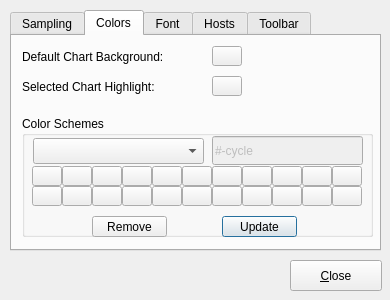
<?xml version="1.0" encoding="UTF-8"?>
<ui version="4.0">
 <class>SettingsDialog</class>
 <widget class="QDialog" name="SettingsDialog">
  <property name="geometry">
   <rect>
    <x>0</x>
    <y>0</y>
    <width>390</width>
    <height>300</height>
   </rect>
  </property>
  <property name="sizePolicy">
   <sizepolicy hsizetype="Fixed" vsizetype="Fixed">
    <horstretch>0</horstretch>
    <verstretch>0</verstretch>
   </sizepolicy>
  </property>
  <property name="minimumSize">
   <size>
    <width>390</width>
    <height>300</height>
   </size>
  </property>
  <property name="maximumSize">
   <size>
    <width>390</width>
    <height>300</height>
   </size>
  </property>
  <property name="windowTitle">
   <string>Settings</string>
  </property>
  <property name="windowIcon">
   <iconset resource="pmchart.qrc">
    <normaloff>:/images/settings.png</normaloff>:/images/settings.png</iconset>
  </property>
  <property name="sizeGripEnabled">
   <bool>false</bool>
  </property>
  <widget class="QTabWidget" name="settingsTab">
   <property name="geometry">
    <rect>
     <x>10</x>
     <y>10</y>
     <width>371</width>
     <height>241</height>
    </rect>
   </property>
   <property name="currentIndex">
    <number>1</number>
   </property>
   <widget class="QWidget" name="samplesTab">
    <attribute name="title">
     <string>Sampling</string>
    </attribute>
    <widget class="QWidget" name="samplesLayoutWidget">
     <property name="geometry">
      <rect>
       <x>10</x>
       <y>5</y>
       <width>351</width>
       <height>171</height>
      </rect>
     </property>
     <layout class="QGridLayout">
      <property name="margin">
       <number>0</number>
      </property>
      <property name="spacing">
       <number>6</number>
      </property>
      <item row="1" column="0" colspan="2">
       <widget class="QLabel" name="loggerDeltaLabel">
        <property name="text">
         <string>Default Record Interval:</string>
        </property>
       </widget>
      </item>
      <item row="0" column="0" colspan="2">
       <widget class="QLabel" name="chartDeltaLabel">
        <property name="text">
         <string>Default Chart Interval:</string>
        </property>
       </widget>
      </item>
      <item row="2" column="1" colspan="3">
       <widget class="QSlider" name="visibleSlider">
        <property name="maximum">
         <number>999999999</number>
        </property>
        <property name="orientation">
         <enum>Qt::Horizontal</enum>
        </property>
       </widget>
      </item>
      <item row="2" column="0">
       <widget class="QLabel" name="visibleTextLabel">
        <property name="text">
         <string>Default Visible Points:</string>
        </property>
        <property name="wordWrap">
         <bool>false</bool>
        </property>
       </widget>
      </item>
      <item row="3" column="0">
       <widget class="QLabel" name="sampleTextLabel">
        <property name="text">
         <string>Default Sample Count:</string>
        </property>
        <property name="wordWrap">
         <bool>false</bool>
        </property>
       </widget>
      </item>
      <item row="3" column="4">
       <widget class="QSpinBox" name="sampleCounter">
        <property name="maximum">
         <number>999999999</number>
        </property>
       </widget>
      </item>
      <item row="0" column="2">
       <widget class="QLineEdit" name="chartDeltaLineEdit">
        <property name="maxLength">
         <number>6</number>
        </property>
       </widget>
      </item>
      <item row="2" column="4">
       <widget class="QSpinBox" name="visibleCounter">
        <property name="maximum">
         <number>999999999</number>
        </property>
       </widget>
      </item>
      <item row="3" column="1" colspan="3">
       <widget class="QSlider" name="sampleSlider">
        <property name="maximum">
         <number>999999999</number>
        </property>
        <property name="orientation">
         <enum>Qt::Horizontal</enum>
        </property>
       </widget>
      </item>
      <item row="0" column="3" colspan="2">
       <widget class="QComboBox" name="chartDeltaUnitsComboBox">
        <property name="sizePolicy">
         <sizepolicy hsizetype="Minimum" vsizetype="Fixed">
          <horstretch>0</horstretch>
          <verstretch>0</verstretch>
         </sizepolicy>
        </property>
        <property name="currentIndex">
         <number>1</number>
        </property>
        <property name="maxCount">
         <number>6</number>
        </property>
        <property name="insertPolicy">
         <enum>QComboBox::NoInsert</enum>
        </property>
        <property name="duplicatesEnabled">
         <bool>false</bool>
        </property>
        <item>
         <property name="text">
          <string>Milliseconds</string>
         </property>
        </item>
        <item>
         <property name="text">
          <string>Seconds</string>
         </property>
        </item>
        <item>
         <property name="text">
          <string>Minutes</string>
         </property>
        </item>
        <item>
         <property name="text">
          <string>Hours</string>
         </property>
        </item>
        <item>
         <property name="text">
          <string>Days</string>
         </property>
        </item>
        <item>
         <property name="text">
          <string>Weeks</string>
         </property>
        </item>
       </widget>
      </item>
      <item row="1" column="3" colspan="2">
       <widget class="QComboBox" name="loggerDeltaUnitsComboBox">
        <property name="sizePolicy">
         <sizepolicy hsizetype="Minimum" vsizetype="Fixed">
          <horstretch>0</horstretch>
          <verstretch>0</verstretch>
         </sizepolicy>
        </property>
        <property name="currentIndex">
         <number>1</number>
        </property>
        <property name="maxCount">
         <number>6</number>
        </property>
        <property name="insertPolicy">
         <enum>QComboBox::NoInsert</enum>
        </property>
        <property name="duplicatesEnabled">
         <bool>false</bool>
        </property>
        <item>
         <property name="text">
          <string>Milliseconds</string>
         </property>
        </item>
        <item>
         <property name="text">
          <string>Seconds</string>
         </property>
        </item>
        <item>
         <property name="text">
          <string>Minutes</string>
         </property>
        </item>
        <item>
         <property name="text">
          <string>Hours</string>
         </property>
        </item>
        <item>
         <property name="text">
          <string>Days</string>
         </property>
        </item>
        <item>
         <property name="text">
          <string>Weeks</string>
         </property>
        </item>
       </widget>
      </item>
      <item row="1" column="2">
       <widget class="QLineEdit" name="loggerDeltaLineEdit">
        <property name="maxLength">
         <number>6</number>
        </property>
       </widget>
      </item>
     </layout>
    </widget>
   </widget>
   <widget class="QWidget" name="colorTab">
    <attribute name="title">
     <string>Colors</string>
    </attribute>
    <widget class="QGroupBox" name="colorSchemesGroupBox">
     <property name="geometry">
      <rect>
       <x>10</x>
       <y>80</y>
       <width>351</width>
       <height>121</height>
      </rect>
     </property>
     <property name="title">
      <string>Color Schemes</string>
     </property>
     <widget class="ColorButton" name="colorButton1">
      <property name="geometry">
       <rect>
        <x>10</x>
        <y>50</y>
        <width>30</width>
        <height>20</height>
       </rect>
      </property>
      <property name="sizePolicy">
       <sizepolicy hsizetype="Fixed" vsizetype="Fixed">
        <horstretch>0</horstretch>
        <verstretch>0</verstretch>
       </sizepolicy>
      </property>
      <property name="minimumSize">
       <size>
        <width>30</width>
        <height>20</height>
       </size>
      </property>
      <property name="maximumSize">
       <size>
        <width>30</width>
        <height>20</height>
       </size>
      </property>
      <property name="text">
       <string/>
      </property>
     </widget>
     <widget class="ColorButton" name="colorButton2">
      <property name="geometry">
       <rect>
        <x>40</x>
        <y>50</y>
        <width>30</width>
        <height>20</height>
       </rect>
      </property>
      <property name="sizePolicy">
       <sizepolicy hsizetype="Fixed" vsizetype="Fixed">
        <horstretch>0</horstretch>
        <verstretch>0</verstretch>
       </sizepolicy>
      </property>
      <property name="maximumSize">
       <size>
        <width>30</width>
        <height>20</height>
       </size>
      </property>
      <property name="text">
       <string/>
      </property>
     </widget>
     <widget class="ColorButton" name="colorButton3">
      <property name="geometry">
       <rect>
        <x>70</x>
        <y>50</y>
        <width>30</width>
        <height>20</height>
       </rect>
      </property>
      <property name="sizePolicy">
       <sizepolicy hsizetype="Fixed" vsizetype="Fixed">
        <horstretch>0</horstretch>
        <verstretch>0</verstretch>
       </sizepolicy>
      </property>
      <property name="maximumSize">
       <size>
        <width>30</width>
        <height>20</height>
       </size>
      </property>
      <property name="text">
       <string/>
      </property>
     </widget>
     <widget class="ColorButton" name="colorButton4">
      <property name="geometry">
       <rect>
        <x>100</x>
        <y>50</y>
        <width>30</width>
        <height>20</height>
       </rect>
      </property>
      <property name="sizePolicy">
       <sizepolicy hsizetype="Fixed" vsizetype="Fixed">
        <horstretch>0</horstretch>
        <verstretch>0</verstretch>
       </sizepolicy>
      </property>
      <property name="maximumSize">
       <size>
        <width>30</width>
        <height>20</height>
       </size>
      </property>
      <property name="text">
       <string/>
      </property>
     </widget>
     <widget class="ColorButton" name="colorButton5">
      <property name="geometry">
       <rect>
        <x>130</x>
        <y>50</y>
        <width>30</width>
        <height>20</height>
       </rect>
      </property>
      <property name="sizePolicy">
       <sizepolicy hsizetype="Fixed" vsizetype="Fixed">
        <horstretch>0</horstretch>
        <verstretch>0</verstretch>
       </sizepolicy>
      </property>
      <property name="minimumSize">
       <size>
        <width>30</width>
        <height>20</height>
       </size>
      </property>
      <property name="maximumSize">
       <size>
        <width>30</width>
        <height>20</height>
       </size>
      </property>
      <property name="text">
       <string/>
      </property>
     </widget>
     <widget class="ColorButton" name="colorButton6">
      <property name="geometry">
       <rect>
        <x>160</x>
        <y>50</y>
        <width>30</width>
        <height>20</height>
       </rect>
      </property>
      <property name="sizePolicy">
       <sizepolicy hsizetype="Fixed" vsizetype="Fixed">
        <horstretch>0</horstretch>
        <verstretch>0</verstretch>
       </sizepolicy>
      </property>
      <property name="minimumSize">
       <size>
        <width>30</width>
        <height>20</height>
       </size>
      </property>
      <property name="maximumSize">
       <size>
        <width>30</width>
        <height>20</height>
       </size>
      </property>
      <property name="text">
       <string/>
      </property>
     </widget>
     <widget class="ColorButton" name="colorButton7">
      <property name="geometry">
       <rect>
        <x>190</x>
        <y>50</y>
        <width>30</width>
        <height>20</height>
       </rect>
      </property>
      <property name="sizePolicy">
       <sizepolicy hsizetype="Fixed" vsizetype="Fixed">
        <horstretch>0</horstretch>
        <verstretch>0</verstretch>
       </sizepolicy>
      </property>
      <property name="minimumSize">
       <size>
        <width>30</width>
        <height>20</height>
       </size>
      </property>
      <property name="maximumSize">
       <size>
        <width>30</width>
        <height>20</height>
       </size>
      </property>
      <property name="text">
       <string/>
      </property>
     </widget>
     <widget class="ColorButton" name="colorButton8">
      <property name="geometry">
       <rect>
        <x>220</x>
        <y>50</y>
        <width>30</width>
        <height>20</height>
       </rect>
      </property>
      <property name="sizePolicy">
       <sizepolicy hsizetype="Fixed" vsizetype="Fixed">
        <horstretch>0</horstretch>
        <verstretch>0</verstretch>
       </sizepolicy>
      </property>
      <property name="minimumSize">
       <size>
        <width>30</width>
        <height>20</height>
       </size>
      </property>
      <property name="maximumSize">
       <size>
        <width>30</width>
        <height>20</height>
       </size>
      </property>
      <property name="text">
       <string/>
      </property>
     </widget>
     <widget class="ColorButton" name="colorButton9">
      <property name="geometry">
       <rect>
        <x>250</x>
        <y>50</y>
        <width>30</width>
        <height>20</height>
       </rect>
      </property>
      <property name="sizePolicy">
       <sizepolicy hsizetype="Fixed" vsizetype="Fixed">
        <horstretch>0</horstretch>
        <verstretch>0</verstretch>
       </sizepolicy>
      </property>
      <property name="minimumSize">
       <size>
        <width>30</width>
        <height>20</height>
       </size>
      </property>
      <property name="maximumSize">
       <size>
        <width>30</width>
        <height>20</height>
       </size>
      </property>
      <property name="text">
       <string/>
      </property>
     </widget>
     <widget class="ColorButton" name="colorButton10">
      <property name="geometry">
       <rect>
        <x>280</x>
        <y>50</y>
        <width>30</width>
        <height>20</height>
       </rect>
      </property>
      <property name="sizePolicy">
       <sizepolicy hsizetype="Fixed" vsizetype="Fixed">
        <horstretch>0</horstretch>
        <verstretch>0</verstretch>
       </sizepolicy>
      </property>
      <property name="minimumSize">
       <size>
        <width>30</width>
        <height>20</height>
       </size>
      </property>
      <property name="maximumSize">
       <size>
        <width>30</width>
        <height>20</height>
       </size>
      </property>
      <property name="text">
       <string/>
      </property>
     </widget>
     <widget class="ColorButton" name="colorButton11">
      <property name="geometry">
       <rect>
        <x>310</x>
        <y>50</y>
        <width>30</width>
        <height>20</height>
       </rect>
      </property>
      <property name="sizePolicy">
       <sizepolicy hsizetype="Fixed" vsizetype="Fixed">
        <horstretch>0</horstretch>
        <verstretch>0</verstretch>
       </sizepolicy>
      </property>
      <property name="minimumSize">
       <size>
        <width>30</width>
        <height>20</height>
       </size>
      </property>
      <property name="maximumSize">
       <size>
        <width>30</width>
        <height>20</height>
       </size>
      </property>
      <property name="text">
       <string/>
      </property>
     </widget>
     <widget class="ColorButton" name="colorButton12">
      <property name="geometry">
       <rect>
        <x>10</x>
        <y>70</y>
        <width>30</width>
        <height>20</height>
       </rect>
      </property>
      <property name="sizePolicy">
       <sizepolicy hsizetype="Fixed" vsizetype="Fixed">
        <horstretch>0</horstretch>
        <verstretch>0</verstretch>
       </sizepolicy>
      </property>
      <property name="minimumSize">
       <size>
        <width>30</width>
        <height>20</height>
       </size>
      </property>
      <property name="maximumSize">
       <size>
        <width>30</width>
        <height>20</height>
       </size>
      </property>
      <property name="text">
       <string/>
      </property>
     </widget>
     <widget class="ColorButton" name="colorButton13">
      <property name="geometry">
       <rect>
        <x>40</x>
        <y>70</y>
        <width>30</width>
        <height>20</height>
       </rect>
      </property>
      <property name="sizePolicy">
       <sizepolicy hsizetype="Fixed" vsizetype="Fixed">
        <horstretch>0</horstretch>
        <verstretch>0</verstretch>
       </sizepolicy>
      </property>
      <property name="minimumSize">
       <size>
        <width>30</width>
        <height>20</height>
       </size>
      </property>
      <property name="maximumSize">
       <size>
        <width>30</width>
        <height>20</height>
       </size>
      </property>
      <property name="text">
       <string/>
      </property>
     </widget>
     <widget class="ColorButton" name="colorButton14">
      <property name="geometry">
       <rect>
        <x>70</x>
        <y>70</y>
        <width>30</width>
        <height>20</height>
       </rect>
      </property>
      <property name="sizePolicy">
       <sizepolicy hsizetype="Fixed" vsizetype="Fixed">
        <horstretch>0</horstretch>
        <verstretch>0</verstretch>
       </sizepolicy>
      </property>
      <property name="minimumSize">
       <size>
        <width>30</width>
        <height>20</height>
       </size>
      </property>
      <property name="maximumSize">
       <size>
        <width>30</width>
        <height>20</height>
       </size>
      </property>
      <property name="text">
       <string/>
      </property>
     </widget>
     <widget class="ColorButton" name="colorButton15">
      <property name="geometry">
       <rect>
        <x>100</x>
        <y>70</y>
        <width>30</width>
        <height>20</height>
       </rect>
      </property>
      <property name="sizePolicy">
       <sizepolicy hsizetype="Fixed" vsizetype="Fixed">
        <horstretch>0</horstretch>
        <verstretch>0</verstretch>
       </sizepolicy>
      </property>
      <property name="minimumSize">
       <size>
        <width>30</width>
        <height>20</height>
       </size>
      </property>
      <property name="maximumSize">
       <size>
        <width>30</width>
        <height>20</height>
       </size>
      </property>
      <property name="text">
       <string/>
      </property>
     </widget>
     <widget class="ColorButton" name="colorButton16">
      <property name="geometry">
       <rect>
        <x>130</x>
        <y>70</y>
        <width>30</width>
        <height>20</height>
       </rect>
      </property>
      <property name="sizePolicy">
       <sizepolicy hsizetype="Fixed" vsizetype="Fixed">
        <horstretch>0</horstretch>
        <verstretch>0</verstretch>
       </sizepolicy>
      </property>
      <property name="minimumSize">
       <size>
        <width>30</width>
        <height>20</height>
       </size>
      </property>
      <property name="maximumSize">
       <size>
        <width>30</width>
        <height>20</height>
       </size>
      </property>
      <property name="text">
       <string/>
      </property>
     </widget>
     <widget class="ColorButton" name="colorButton17">
      <property name="geometry">
       <rect>
        <x>160</x>
        <y>70</y>
        <width>30</width>
        <height>20</height>
       </rect>
      </property>
      <property name="sizePolicy">
       <sizepolicy hsizetype="Fixed" vsizetype="Fixed">
        <horstretch>0</horstretch>
        <verstretch>0</verstretch>
       </sizepolicy>
      </property>
      <property name="minimumSize">
       <size>
        <width>30</width>
        <height>20</height>
       </size>
      </property>
      <property name="maximumSize">
       <size>
        <width>30</width>
        <height>20</height>
       </size>
      </property>
      <property name="text">
       <string/>
      </property>
     </widget>
     <widget class="ColorButton" name="colorButton18">
      <property name="geometry">
       <rect>
        <x>190</x>
        <y>70</y>
        <width>30</width>
        <height>20</height>
       </rect>
      </property>
      <property name="sizePolicy">
       <sizepolicy hsizetype="Fixed" vsizetype="Fixed">
        <horstretch>0</horstretch>
        <verstretch>0</verstretch>
       </sizepolicy>
      </property>
      <property name="minimumSize">
       <size>
        <width>30</width>
        <height>20</height>
       </size>
      </property>
      <property name="maximumSize">
       <size>
        <width>30</width>
        <height>20</height>
       </size>
      </property>
      <property name="text">
       <string/>
      </property>
     </widget>
     <widget class="ColorButton" name="colorButton19">
      <property name="geometry">
       <rect>
        <x>220</x>
        <y>70</y>
        <width>30</width>
        <height>20</height>
       </rect>
      </property>
      <property name="sizePolicy">
       <sizepolicy hsizetype="Fixed" vsizetype="Fixed">
        <horstretch>0</horstretch>
        <verstretch>0</verstretch>
       </sizepolicy>
      </property>
      <property name="minimumSize">
       <size>
        <width>30</width>
        <height>20</height>
       </size>
      </property>
      <property name="maximumSize">
       <size>
        <width>30</width>
        <height>20</height>
       </size>
      </property>
      <property name="text">
       <string/>
      </property>
     </widget>
     <widget class="ColorButton" name="colorButton20">
      <property name="geometry">
       <rect>
        <x>250</x>
        <y>70</y>
        <width>30</width>
        <height>20</height>
       </rect>
      </property>
      <property name="sizePolicy">
       <sizepolicy hsizetype="Fixed" vsizetype="Fixed">
        <horstretch>0</horstretch>
        <verstretch>0</verstretch>
       </sizepolicy>
      </property>
      <property name="minimumSize">
       <size>
        <width>30</width>
        <height>20</height>
       </size>
      </property>
      <property name="maximumSize">
       <size>
        <width>30</width>
        <height>20</height>
       </size>
      </property>
      <property name="text">
       <string/>
      </property>
     </widget>
     <widget class="ColorButton" name="colorButton21">
      <property name="geometry">
       <rect>
        <x>280</x>
        <y>70</y>
        <width>30</width>
        <height>20</height>
       </rect>
      </property>
      <property name="sizePolicy">
       <sizepolicy hsizetype="Fixed" vsizetype="Fixed">
        <horstretch>0</horstretch>
        <verstretch>0</verstretch>
       </sizepolicy>
      </property>
      <property name="minimumSize">
       <size>
        <width>30</width>
        <height>20</height>
       </size>
      </property>
      <property name="maximumSize">
       <size>
        <width>30</width>
        <height>20</height>
       </size>
      </property>
      <property name="text">
       <string/>
      </property>
     </widget>
     <widget class="ColorButton" name="colorButton22">
      <property name="geometry">
       <rect>
        <x>310</x>
        <y>70</y>
        <width>30</width>
        <height>20</height>
       </rect>
      </property>
      <property name="sizePolicy">
       <sizepolicy hsizetype="Fixed" vsizetype="Fixed">
        <horstretch>0</horstretch>
        <verstretch>0</verstretch>
       </sizepolicy>
      </property>
      <property name="minimumSize">
       <size>
        <width>30</width>
        <height>20</height>
       </size>
      </property>
      <property name="maximumSize">
       <size>
        <width>30</width>
        <height>20</height>
       </size>
      </property>
      <property name="text">
       <string/>
      </property>
     </widget>
     <widget class="QComboBox" name="schemeComboBox">
      <property name="geometry">
       <rect>
        <x>11</x>
        <y>22</y>
        <width>171</width>
        <height>26</height>
       </rect>
      </property>
     </widget>
     <widget class="QLineEdit" name="schemeLineEdit">
      <property name="enabled">
       <bool>false</bool>
      </property>
      <property name="geometry">
       <rect>
        <x>190</x>
        <y>20</y>
        <width>151</width>
        <height>29</height>
       </rect>
      </property>
      <property name="sizePolicy">
       <sizepolicy hsizetype="Preferred" vsizetype="Fixed">
        <horstretch>0</horstretch>
        <verstretch>0</verstretch>
       </sizepolicy>
      </property>
      <property name="text">
       <string>#-cycle</string>
      </property>
     </widget>
     <widget class="QPushButton" name="updateSchemeButton">
      <property name="geometry">
       <rect>
        <x>200</x>
        <y>100</y>
        <width>75</width>
        <height>21</height>
       </rect>
      </property>
      <property name="text">
       <string>Update</string>
      </property>
     </widget>
     <widget class="QPushButton" name="removeSchemeButton">
      <property name="geometry">
       <rect>
        <x>70</x>
        <y>100</y>
        <width>75</width>
        <height>21</height>
       </rect>
      </property>
      <property name="text">
       <string>Remove</string>
      </property>
     </widget>
    </widget>
    <widget class="ColorButton" name="selectedHighlightButton">
     <property name="geometry">
      <rect>
       <x>200</x>
       <y>40</y>
       <width>30</width>
       <height>20</height>
      </rect>
     </property>
     <property name="sizePolicy">
      <sizepolicy hsizetype="Fixed" vsizetype="Fixed">
       <horstretch>0</horstretch>
       <verstretch>0</verstretch>
      </sizepolicy>
     </property>
     <property name="minimumSize">
      <size>
       <width>30</width>
       <height>20</height>
      </size>
     </property>
     <property name="maximumSize">
      <size>
       <width>30</width>
       <height>20</height>
      </size>
     </property>
     <property name="text">
      <string/>
     </property>
    </widget>
    <widget class="ColorButton" name="defaultBackgroundButton">
     <property name="geometry">
      <rect>
       <x>200</x>
       <y>10</y>
       <width>30</width>
       <height>20</height>
      </rect>
     </property>
     <property name="sizePolicy">
      <sizepolicy hsizetype="Fixed" vsizetype="Fixed">
       <horstretch>0</horstretch>
       <verstretch>0</verstretch>
      </sizepolicy>
     </property>
     <property name="minimumSize">
      <size>
       <width>30</width>
       <height>20</height>
      </size>
     </property>
     <property name="maximumSize">
      <size>
       <width>30</width>
       <height>20</height>
      </size>
     </property>
     <property name="text">
      <string/>
     </property>
    </widget>
    <widget class="QLabel" name="selectedHighlightLabel">
     <property name="geometry">
      <rect>
       <x>10</x>
       <y>30</y>
       <width>171</width>
       <height>41</height>
      </rect>
     </property>
     <property name="text">
      <string>Selected Chart Highlight:</string>
     </property>
     <property name="wordWrap">
      <bool>false</bool>
     </property>
    </widget>
    <widget class="QLabel" name="defaultBackgroundLabel">
     <property name="geometry">
      <rect>
       <x>10</x>
       <y>0</y>
       <width>171</width>
       <height>41</height>
      </rect>
     </property>
     <property name="text">
      <string>Default Chart Background:</string>
     </property>
     <property name="wordWrap">
      <bool>false</bool>
     </property>
    </widget>
   </widget>
   <widget class="QWidget" name="fontTab">
    <attribute name="title">
     <string>Font</string>
    </attribute>
    <widget class="QWidget" name="sizeLayoutWidget">
     <property name="geometry">
      <rect>
       <x>310</x>
       <y>10</y>
       <width>48</width>
       <height>161</height>
      </rect>
     </property>
     <layout class="QVBoxLayout" name="sizeVerticalLayout">
      <property name="spacing">
       <number>3</number>
      </property>
      <item>
       <widget class="QLabel" name="sizeLabel">
        <property name="text">
         <string>Size</string>
        </property>
       </widget>
      </item>
      <item>
       <widget class="QLineEdit" name="sizeLineEdit"/>
      </item>
      <item>
       <widget class="QListWidget" name="sizeListWidget"/>
      </item>
     </layout>
    </widget>
    <widget class="QWidget" name="styleLayoutWidget">
     <property name="geometry">
      <rect>
       <x>220</x>
       <y>10</y>
       <width>82</width>
       <height>161</height>
      </rect>
     </property>
     <layout class="QVBoxLayout" name="styleVerticalLayout">
      <property name="spacing">
       <number>3</number>
      </property>
      <item>
       <widget class="QLabel" name="styleLabel">
        <property name="text">
         <string>Style</string>
        </property>
       </widget>
      </item>
      <item>
       <widget class="QLineEdit" name="styleLineEdit"/>
      </item>
      <item>
       <widget class="QListWidget" name="styleListWidget"/>
      </item>
     </layout>
    </widget>
    <widget class="QWidget" name="familyLayoutWidget">
     <property name="geometry">
      <rect>
       <x>10</x>
       <y>10</y>
       <width>205</width>
       <height>161</height>
      </rect>
     </property>
     <layout class="QVBoxLayout" name="familyVerticalLayout">
      <property name="spacing">
       <number>3</number>
      </property>
      <item>
       <widget class="QLabel" name="familyLabel">
        <property name="text">
         <string>Family</string>
        </property>
       </widget>
      </item>
      <item>
       <widget class="QLineEdit" name="familyLineEdit"/>
      </item>
      <item>
       <widget class="QListWidget" name="familyListWidget"/>
      </item>
     </layout>
    </widget>
    <widget class="QPushButton" name="resetFontButton">
     <property name="geometry">
      <rect>
       <x>80</x>
       <y>180</y>
       <width>75</width>
       <height>21</height>
      </rect>
     </property>
     <property name="text">
      <string>Reset</string>
     </property>
    </widget>
    <widget class="QPushButton" name="applyFontButton">
     <property name="geometry">
      <rect>
       <x>210</x>
       <y>180</y>
       <width>75</width>
       <height>21</height>
      </rect>
     </property>
     <property name="text">
      <string>Apply</string>
     </property>
    </widget>
   </widget>
   <widget class="QWidget" name="tab">
    <attribute name="title">
     <string>Hosts</string>
    </attribute>
    <widget class="QPushButton" name="addHostButton">
     <property name="geometry">
      <rect>
       <x>210</x>
       <y>180</y>
       <width>75</width>
       <height>21</height>
      </rect>
     </property>
     <property name="text">
      <string>Add</string>
     </property>
    </widget>
    <widget class="QPushButton" name="removeHostButton">
     <property name="geometry">
      <rect>
       <x>80</x>
       <y>180</y>
       <width>75</width>
       <height>21</height>
      </rect>
     </property>
     <property name="text">
      <string>Remove</string>
     </property>
    </widget>
    <widget class="QPushButton" name="hostButton">
     <property name="text" >
      <string>...</string>
     </property>
     <property name="icon" >
      <iconset resource="pmchart.qrc" >:/images/computer.png</iconset>
     </property>
     <property name="iconSize" >
      <size>
       <width>16</width>
       <height>16</height>
      </size>
     </property>
     <property name="geometry">
      <rect>
       <x>260</x>
       <y>10</y>
       <width>92</width>
       <height>27</height>
      </rect>
     </property>
    </widget>
    <widget class="QComboBox" name="hostComboBox">
     <property name="geometry">
      <rect>
       <x>10</x>
       <y>10</y>
       <width>241</width>
       <height>27</height>
      </rect>
     </property>
    </widget>
    <widget class="QGroupBox" name="savedHostsGroupBox">
     <property name="geometry">
      <rect>
       <x>10</x>
       <y>40</y>
       <width>341</width>
       <height>131</height>
      </rect>
     </property>
     <property name="title">
      <string>Saved Hosts</string>
     </property>
     <widget class="QListWidget" name="savedHostsListWidget">
      <property name="geometry">
       <rect>
        <x>10</x>
        <y>20</y>
        <width>321</width>
        <height>111</height>
       </rect>
      </property>
      <property name="selectionMode">
       <enum>QAbstractItemView::ExtendedSelection</enum>
      </property>
      <property name="viewMode">
       <enum>QListView::ListMode</enum>
      </property>
      <property name="selectionRectVisible">
       <bool>false</bool>
      </property>
      <property name="sortingEnabled">
       <bool>true</bool>
      </property>
     </widget>
    </widget>
   </widget>
   <widget class="QWidget" name="toolbarTab">
    <attribute name="title">
     <string>Toolbar</string>
    </attribute>
    <layout class="QGridLayout">
     <property name="margin">
      <number>9</number>
     </property>
     <property name="spacing">
      <number>6</number>
     </property>
     <item row="0" column="0">
      <layout class="QVBoxLayout">
       <property name="spacing">
        <number>6</number>
       </property>
       <property name="margin">
        <number>0</number>
       </property>
       <item>
        <widget class="QCheckBox" name="startupToolbarCheckBox">
         <property name="text">
          <string>Show Toolbar on Startup</string>
         </property>
         <property name="checked">
          <bool>true</bool>
         </property>
        </widget>
       </item>
       <item>
        <widget class="QCheckBox" name="nativeToolbarCheckBox">
         <property name="text">
          <string>Native Toolbar Style</string>
         </property>
         <property name="checked">
          <bool>true</bool>
         </property>
        </widget>
       </item>
       <item>
        <layout class="QHBoxLayout">
         <property name="spacing">
          <number>6</number>
         </property>
         <property name="margin">
          <number>0</number>
         </property>
         <item>
          <widget class="QLabel" name="toolbarLocationLabel">
           <property name="text">
            <string>Location and Orientation:</string>
           </property>
          </widget>
         </item>
         <item>
          <widget class="QComboBox" name="toolbarAreasComboBox">
           <item>
            <property name="text">
             <string>Top and Horizonal</string>
            </property>
           </item>
           <item>
            <property name="text">
             <string>Right and Vertical</string>
            </property>
           </item>
          </widget>
         </item>
        </layout>
       </item>
       <item>
        <widget class="QLabel" name="toolbarActionsLabel">
         <property name="text">
          <string>Actions:</string>
         </property>
        </widget>
       </item>
       <item>
        <widget class="QListWidget" name="actionListWidget">
         <property name="verticalScrollBarPolicy">
          <enum>Qt::ScrollBarAlwaysOff</enum>
         </property>
         <property name="horizontalScrollBarPolicy">
          <enum>Qt::ScrollBarAlwaysOn</enum>
         </property>
         <property name="showDropIndicator" stdset="0">
          <bool>false</bool>
         </property>
         <property name="dragDropMode">
          <enum>QAbstractItemView::DragDrop</enum>
         </property>
         <property name="iconSize">
          <size>
           <width>22</width>
           <height>22</height>
          </size>
         </property>
         <property name="textElideMode">
          <enum>Qt::ElideNone</enum>
         </property>
         <property name="horizontalScrollMode">
          <enum>QAbstractItemView::ScrollPerPixel</enum>
         </property>
         <property name="flow">
          <enum>QListView::LeftToRight</enum>
         </property>
         <property name="isWrapping" stdset="0">
          <bool>false</bool>
         </property>
         <property name="spacing">
          <number>2</number>
         </property>
         <property name="viewMode">
          <enum>QListView::IconMode</enum>
         </property>
         <property name="uniformItemSizes">
          <bool>true</bool>
         </property>
        </widget>
       </item>
      </layout>
     </item>
    </layout>
   </widget>
  </widget>
  <widget class="QPushButton" name="closeSettingsButton">
   <property name="geometry">
    <rect>
     <x>290</x>
     <y>260</y>
     <width>92</width>
     <height>31</height>
    </rect>
   </property>
   <property name="text">
    <string>&amp;Close</string>
   </property>
   <property name="shortcut">
    <string/>
   </property>
   <property name="autoDefault">
    <bool>true</bool>
   </property>
  </widget>
 </widget>
 <customwidgets>
  <customwidget>
   <class>ColorButton</class>
   <extends>QToolButton</extends>
   <header>colorbutton.h</header>
  </customwidget>
 </customwidgets>
 <resources>
  <include location="pmchart.qrc"/>
 </resources>
</ui>
